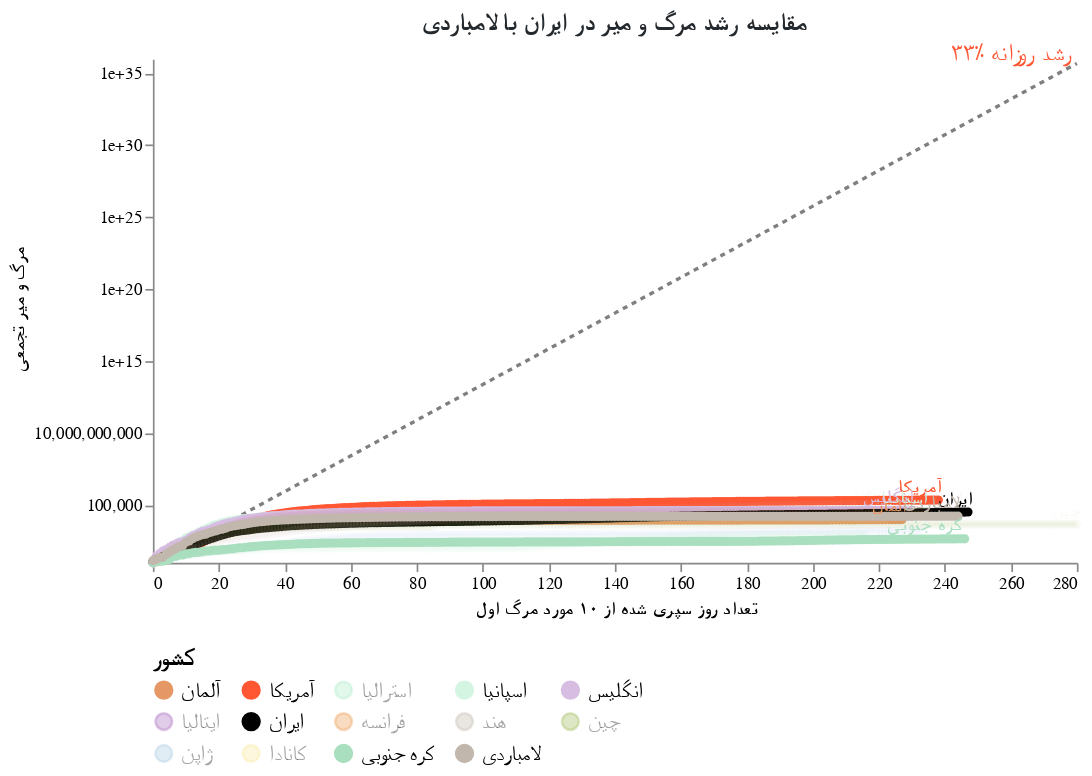

The cell this chart's notebook holds for it:
### Markdown cell above
## در لامباردی چه گذشت؟

لومباردی ، منطقه ایی در ایتالیا با تنها ۱۰ میلیون نفر جمعیت ، دارای مرگ و میر بیش از ۴۰۰۰ تن به دلیل کووید ۱۹ است. لومباردی در بالاترین میزان مرگ و میر روزانه خود ، در یک روز ۵۴۶ کشته برجای گذاشت. این نشان می دهد که ویروس حتی در مقیاس جمعیتی کوچک ، احتمالاً به دلیل خدمات مراقبت های بهداشتی اندک میتواند میزان مرگ و میر بالایی داشته باشد.

ایران در مقایسه با لمباردی کجا ایستاده است؟

### Code cell
#hide_input
chart5 = make_since_chart(['انگلیس','ایران',  'آمریکا', 'اسپانیا', 'آلمان', 'کره جنوبی'], ['لامباردی'])
chart5

### Figure 1 — Vega-Lite specification as saved in the notebook (floating-point values rounded to 4 significant figures; data arrays with more than 128 entries replaced by an {"elided": "..."} marker saying what was removed)
{"config": {"view": {"continuousWidth": 400, "continuousHeight": 300, "strokeOpacity": 0}, "axis": {"grid": false}, "title": {"color": "#24292e", "font": "Tahoma", "fontSize": 15}}, "layer": [{"mark": {"type": "line", "color": "black", "opacity": 0.5, "strokeDash": [3, 3]}, "encoding": {"x": {"type": "quantitative", "field": "Days since 10th death"}, "y": {"type": "quantitative", "field": "Confirmed Cases"}}}, {"mark": {"type": "text", "align": "right", "color": "#FF5733", "dy": -6, "fontSize": 14, "text": "۳۳٪ رشد روزانه"}, "encoding": {"x": {"type": "quantitative", "field": "Days since 10th death"}, "y": {"type": "quantitative", "field": "Confirmed Cases"}}, "transform": [{"filter": "(datum['Days since 10th death'] >= 280)"}]}, {"data": {"name": "data-894dcafade28becdf33d295a94548c2d"}, "mark": {"type": "line", "point": true}, "encoding": {"color": {"type": "nominal", "field": "Country", "legend": {"columns": 5, "labelFont": "Tahoma", "labelFontSize": 13, "orient": "bottom", "symbolLimit": 100, "title": "کشور", "titleFont": "Tahoma", "titleFontSize": 14}, "scale": {"domain": ["آلمان", "آمریکا", "استرالیا", "اسپانیا", "انگلیس", "ایتالیا", "ایران", "فرانسه", "هند", "چین", "ژاپن", "کانادا", "کره جنوبی", "لامباردی"], "range": ["#E59866", "#FF5733", "#ABEBC6", "#D5F5E3", "#D7BDE2", "#A569BD", "black", "#EB984E", "#C1B7AD", "#A1BA59", "#A9CCE3", "#F9E79F", "#A9DFBF", "#C1B7AD"]}}, "opacity": {"condition": {"value": 1, "selection": "selector002"}, "value": 0.05}, "tooltip": [{"type": "nominal", "field": "Country"}, {"type": "temporal", "field": "Date"}, {"type": "quantitative", "field": "Confirmed Cases"}, {"type": "quantitative", "field": "Days since 10th death"}], "x": {"type": "quantitative", "axis": {"title": "تعداد روز سپری شده از ۱۰ مورد مرگ اول", "titleFont": "Tahoma"}, "field": "Days since 10th death"}, "y": {"type": "quantitative", "axis": {"title": "مرگ و میر تجمعی", "titleFont": "Tahoma"}, "field": "Confirmed Cases", "scale": {"type": "log"}}}, "selection": {"selector002": {"type": "multi", "fields": ["Country"], "bind": "legend", "init": [{"Country": "انگلیس"}, {"Country": "ایران"}, {"Country": "آمریکا"}, {"Country": "اسپانیا"}, {"Country": "آلمان"}, {"Country": "کره جنوبی"}, {"Country": "لامباردی"}]}}, "width": 550}, {"data": {"name": "data-894dcafade28becdf33d295a94548c2d"}, "mark": {"type": "text", "align": "right", "dy": -8, "fontWeight": "bold"}, "encoding": {"color": {"type": "nominal", "field": "Country", "legend": {"columns": 5, "labelFont": "Tahoma", "labelFontSize": 13, "orient": "bottom", "symbolLimit": 100, "title": "کشور", "titleFont": "Tahoma", "titleFontSize": 14}, "scale": {"domain": ["آلمان", "آمریکا", "استرالیا", "اسپانیا", "انگلیس", "ایتالیا", "ایران", "فرانسه", "هند", "چین", "ژاپن", "کانادا", "کره جنوبی", "لامباردی"], "range": ["#E59866", "#FF5733", "#ABEBC6", "#D5F5E3", "#D7BDE2", "#A569BD", "black", "#EB984E", "#C1B7AD", "#A1BA59", "#A9CCE3", "#F9E79F", "#A9DFBF", "#C1B7AD"]}}, "opacity": {"condition": {"value": 1, "selection": "selector002"}, "value": 0.05}, "text": {"type": "nominal", "field": "Country"}, "tooltip": [{"type": "nominal", "field": "Country"}, {"type": "temporal", "field": "Date"}, {"type": "quantitative", "field": "Confirmed Cases"}, {"type": "quantitative", "field": "Days since 10th death"}], "x": {"type": "quantitative", "axis": {"title": "تعداد روز سپری شده از ۱۰ مورد مرگ اول", "titleFont": "Tahoma"}, "field": "Days since 10th death"}, "y": {"type": "quantitative", "axis": {"title": "مرگ و میر تجمعی", "titleFont": "Tahoma"}, "field": "Confirmed Cases", "scale": {"type": "log"}}}, "transform": [{"filter": "(datum['Date'] >= 1603843200000)"}], "width": 550}], "data": {"name": "data-f8e8561c061d9e4b2d03f4e2c02ad080"}, "title": "مقایسه رشد مرگ و میر در ایران با لامباردی", "$schema": "https://vega.github.io/schema/vega-lite/v4.8.1.json", "datasets": {"data-f8e8561c061d9e4b2d03f4e2c02ad080": {"elided": "281 records"}, "data-894dcafade28becdf33d295a94548c2d": {"elided": "3331 records"}}}
